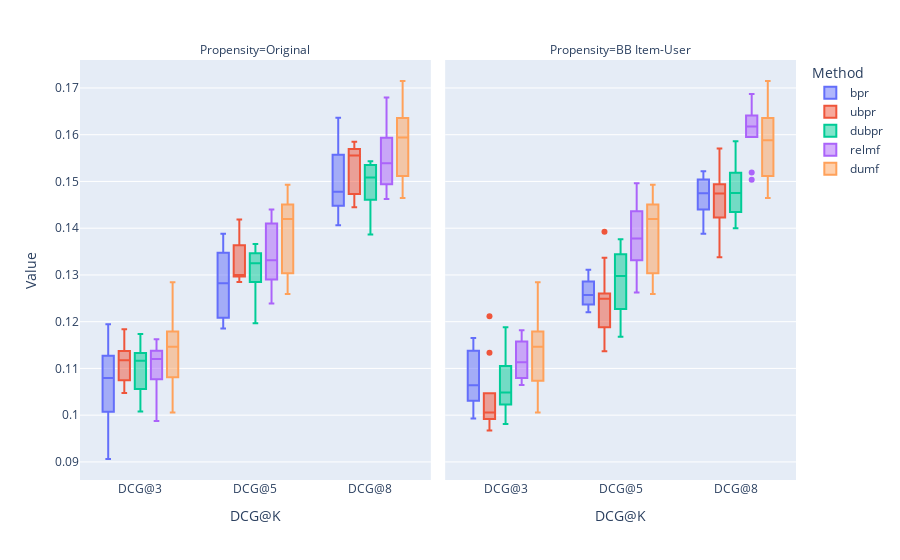

Notebook cell for this chart:
### Markdown cell above
### DCG@K

### Code cell
plot_metric(coat_df, 'DCG', methods=_methods, propensities=_propensities)

### Figure 1 — Plotly figure (JSON) as saved in the notebook; plotly's stock layout.template omitted (floating-point values rounded to 4 significant figures)
{"data": [{"alignmentgroup": "True", "hovertemplate": "Method=bpr<br>Propensity=Original<br>Metric@K=%{x}<br>Value=%{y}<extra></extra>", "legendgroup": "bpr", "marker": {"color": "#636efa"}, "name": "bpr", "notched": false, "offsetgroup": "bpr", "orientation": "v", "quartilemethod": "exclusive", "showlegend": true, "type": "box", "x": ["DCG@3", "DCG@3", "DCG@3", "DCG@3", "DCG@3", "DCG@3", "DCG@3", "DCG@3", "DCG@3", "DCG@3", "DCG@5", "DCG@5", "DCG@5", "DCG@5", "DCG@5", "DCG@5", "DCG@5", "DCG@5", "DCG@5", "DCG@5", "DCG@8", "DCG@8", "DCG@8", "DCG@8", "DCG@8", "DCG@8", "DCG@8", "DCG@8", "DCG@8", "DCG@8"], "x0": " ", "xaxis": "x", "y": [0.1088, 0.1194, 0.1003, 0.1127, 0.1157, 0.1007, 0.1071, 0.1089, 0.1032, 0.09062, 0.1323, 0.138, 0.1208, 0.1341, 0.1388, 0.1209, 0.1242, 0.1347, 0.1185, 0.1237, 0.1465, 0.1583, 0.148, 0.1557, 0.1636, 0.1476, 0.1448, 0.1503, 0.1436, 0.1406], "y0": " ", "yaxis": "y"}, {"alignmentgroup": "True", "hovertemplate": "Method=bpr<br>Propensity=BB Item-User<br>Metric@K=%{x}<br>Value=%{y}<extra></extra>", "legendgroup": "bpr", "marker": {"color": "#636efa"}, "name": "bpr", "notched": false, "offsetgroup": "bpr", "orientation": "v", "quartilemethod": "exclusive", "showlegend": false, "type": "box", "x": ["DCG@3", "DCG@3", "DCG@3", "DCG@3", "DCG@3", "DCG@3", "DCG@3", "DCG@3", "DCG@3", "DCG@3", "DCG@5", "DCG@5", "DCG@5", "DCG@5", "DCG@5", "DCG@5", "DCG@5", "DCG@5", "DCG@5", "DCG@5", "DCG@8", "DCG@8", "DCG@8", "DCG@8", "DCG@8", "DCG@8", "DCG@8", "DCG@8", "DCG@8", "DCG@8"], "x0": " ", "xaxis": "x2", "y": [0.1138, 0.104, 0.1162, 0.1083, 0.1011, 0.1031, 0.09931, 0.1046, 0.1099, 0.1165, 0.1243, 0.1237, 0.1292, 0.1244, 0.1234, 0.122, 0.127, 0.1286, 0.1285, 0.1311, 0.1443, 0.1476, 0.1504, 0.1477, 0.1388, 0.1403, 0.144, 0.1473, 0.1522, 0.1518], "y0": " ", "yaxis": "y2"}, {"alignmentgroup": "True", "hovertemplate": "Method=ubpr<br>Propensity=Original<br>Metric@K=%{x}<br>Value=%{y}<extra></extra>", "legendgroup": "ubpr", "marker": {"color": "#EF553B"}, "name": "ubpr", "notched": false, "offsetgroup": "ubpr", "orientation": "v", "quartilemethod": "exclusive", "showlegend": true, "type": "box", "x": ["DCG@3", "DCG@3", "DCG@3", "DCG@3", "DCG@3", "DCG@3", "DCG@3", "DCG@3", "DCG@3", "DCG@3", "DCG@5", "DCG@5", "DCG@5", "DCG@5", "DCG@5", "DCG@5", "DCG@5", "DCG@5", "DCG@5", "DCG@5", "DCG@8", "DCG@8", "DCG@8", "DCG@8", "DCG@8", "DCG@8", "DCG@8", "DCG@8", "DCG@8", "DCG@8"], "x0": " ", "xaxis": "x", "y": [0.1059, 0.1077, 0.1176, 0.1075, 0.113, 0.1184, 0.1048, 0.1107, 0.1128, 0.1137, 0.1285, 0.1399, 0.1364, 0.1297, 0.13, 0.1419, 0.1298, 0.1345, 0.13, 0.1291, 0.1466, 0.1557, 0.1558, 0.1585, 0.1554, 0.1569, 0.1473, 0.1581, 0.1486, 0.1445], "y0": " ", "yaxis": "y"}, {"alignmentgroup": "True", "hovertemplate": "Method=ubpr<br>Propensity=BB Item-User<br>Metric@K=%{x}<br>Value=%{y}<extra></extra>", "legendgroup": "ubpr", "marker": {"color": "#EF553B"}, "name": "ubpr", "notched": false, "offsetgroup": "ubpr", "orientation": "v", "quartilemethod": "exclusive", "showlegend": false, "type": "box", "x": ["DCG@3", "DCG@3", "DCG@3", "DCG@3", "DCG@3", "DCG@3", "DCG@3", "DCG@3", "DCG@3", "DCG@3", "DCG@5", "DCG@5", "DCG@5", "DCG@5", "DCG@5", "DCG@5", "DCG@5", "DCG@5", "DCG@5", "DCG@5", "DCG@8", "DCG@8", "DCG@8", "DCG@8", "DCG@8", "DCG@8", "DCG@8", "DCG@8", "DCG@8", "DCG@8"], "x0": " ", "xaxis": "x2", "y": [0.1022, 0.1047, 0.09669, 0.09917, 0.09893, 0.0994, 0.09971, 0.1014, 0.1211, 0.1133, 0.126, 0.1255, 0.1188, 0.1258, 0.118, 0.1137, 0.1193, 0.1242, 0.1393, 0.1337, 0.1486, 0.1489, 0.1428, 0.1463, 0.1383, 0.1338, 0.1423, 0.1494, 0.1571, 0.1538], "y0": " ", "yaxis": "y2"}, {"alignmentgroup": "True", "hovertemplate": "Method=dubpr<br>Propensity=Original<br>Metric@K=%{x}<br>Value=%{y}<extra></extra>", "legendgroup": "dubpr", "marker": {"color": "#00cc96"}, "name": "dubpr", "notched": false, "offsetgroup": "dubpr", "orientation": "v", "quartilemethod": "exclusive", "showlegend": true, "type": "box", "x": ["DCG@3", "DCG@3", "DCG@3", "DCG@3", "DCG@3", "DCG@3", "DCG@3", "DCG@3", "DCG@3", "DCG@3", "DCG@5", "DCG@5", "DCG@5", "DCG@5", "DCG@5", "DCG@5", "DCG@5", "DCG@5", "DCG@5", "DCG@5", "DCG@8", "DCG@8", "DCG@8", "DCG@8", "DCG@8", "DCG@8", "DCG@8", "DCG@8", "DCG@8", "DCG@8"], "x0": " ", "xaxis": "x", "y": [0.1008, 0.1113, 0.1174, 0.1121, 0.117, 0.1018, 0.1124, 0.1133, 0.1056, 0.1059, 0.1197, 0.131, 0.1363, 0.1346, 0.1366, 0.1227, 0.1345, 0.1333, 0.1317, 0.1285, 0.1387, 0.1461, 0.1535, 0.1526, 0.1525, 0.1428, 0.1543, 0.1538, 0.1467, 0.1492], "y0": " ", "yaxis": "y"}, {"alignmentgroup": "True", "hovertemplate": "Method=dubpr<br>Propensity=BB Item-User<br>Metric@K=%{x}<br>Value=%{y}<extra></extra>", "legendgroup": "dubpr", "marker": {"color": "#00cc96"}, "name": "dubpr", "notched": false, "offsetgroup": "dubpr", "orientation": "v", "quartilemethod": "exclusive", "showlegend": false, "type": "box", "x": ["DCG@3", "DCG@3", "DCG@3", "DCG@3", "DCG@3", "DCG@3", "DCG@3", "DCG@3", "DCG@3", "DCG@3", "DCG@5", "DCG@5", "DCG@5", "DCG@5", "DCG@5", "DCG@5", "DCG@5", "DCG@5", "DCG@5", "DCG@5", "DCG@8", "DCG@8", "DCG@8", "DCG@8", "DCG@8", "DCG@8", "DCG@8", "DCG@8", "DCG@8", "DCG@8"], "x0": " ", "xaxis": "x2", "y": [0.1039, 0.1105, 0.1041, 0.1162, 0.09813, 0.09951, 0.1188, 0.1055, 0.1023, 0.11, 0.1272, 0.1377, 0.1231, 0.1344, 0.1227, 0.1167, 0.1352, 0.1323, 0.1168, 0.1324, 0.1475, 0.1586, 0.1411, 0.1575, 0.14, 0.1456, 0.1476, 0.1498, 0.1435, 0.1519], "y0": " ", "yaxis": "y2"}, {"alignmentgroup": "True", "hovertemplate": "Method=relmf<br>Propensity=Original<br>Metric@K=%{x}<br>Value=%{y}<extra></extra>", "legendgroup": "relmf", "marker": {"color": "#ab63fa"}, "name": "relmf", "notched": false, "offsetgroup": "relmf", "orientation": "v", "quartilemethod": "exclusive", "showlegend": true, "type": "box", "x": ["DCG@3", "DCG@3", "DCG@3", "DCG@3", "DCG@3", "DCG@3", "DCG@3", "DCG@3", "DCG@3", "DCG@3", "DCG@5", "DCG@5", "DCG@5", "DCG@5", "DCG@5", "DCG@5", "DCG@5", "DCG@5", "DCG@5", "DCG@5", "DCG@8", "DCG@8", "DCG@8", "DCG@8", "DCG@8", "DCG@8", "DCG@8", "DCG@8", "DCG@8", "DCG@8"], "x0": " ", "xaxis": "x", "y": [0.1163, 0.1126, 0.1036, 0.1148, 0.1114, 0.1137, 0.1077, 0.09873, 0.1138, 0.1096, 0.1421, 0.1297, 0.1273, 0.1393, 0.1362, 0.144, 0.1301, 0.1239, 0.141, 0.129, 0.168, 0.1494, 0.1463, 0.1578, 0.1561, 0.1594, 0.1517, 0.151, 0.1593, 0.1472], "y0": " ", "yaxis": "y"}, {"alignmentgroup": "True", "hovertemplate": "Method=relmf<br>Propensity=BB Item-User<br>Metric@K=%{x}<br>Value=%{y}<extra></extra>", "legendgroup": "relmf", "marker": {"color": "#ab63fa"}, "name": "relmf", "notched": false, "offsetgroup": "relmf", "orientation": "v", "quartilemethod": "exclusive", "showlegend": false, "type": "box", "x": ["DCG@3", "DCG@3", "DCG@3", "DCG@3", "DCG@3", "DCG@3", "DCG@3", "DCG@3", "DCG@3", "DCG@3", "DCG@5", "DCG@5", "DCG@5", "DCG@5", "DCG@5", "DCG@5", "DCG@5", "DCG@5", "DCG@5", "DCG@5", "DCG@8", "DCG@8", "DCG@8", "DCG@8", "DCG@8", "DCG@8", "DCG@8", "DCG@8", "DCG@8", "DCG@8"], "x0": " ", "xaxis": "x2", "y": [0.1117, 0.1064, 0.1077, 0.1158, 0.1104, 0.1182, 0.1127, 0.1109, 0.118, 0.1079, 0.1436, 0.1312, 0.1354, 0.1457, 0.1332, 0.1496, 0.1401, 0.1332, 0.143, 0.1262, 0.1687, 0.1504, 0.1595, 0.1641, 0.1615, 0.1651, 0.1628, 0.1595, 0.1619, 0.1519], "y0": " ", "yaxis": "y2"}, {"alignmentgroup": "True", "hovertemplate": "Method=dumf<br>Propensity=Original<br>Metric@K=%{x}<br>Value=%{y}<extra></extra>", "legendgroup": "dumf", "marker": {"color": "#FFA15A"}, "name": "dumf", "notched": false, "offsetgroup": "dumf", "orientation": "v", "quartilemethod": "exclusive", "showlegend": true, "type": "box", "x": ["DCG@3", "DCG@3", "DCG@3", "DCG@3", "DCG@3", "DCG@3", "DCG@3", "DCG@3", "DCG@3", "DCG@3", "DCG@5", "DCG@5", "DCG@5", "DCG@5", "DCG@5", "DCG@5", "DCG@5", "DCG@5", "DCG@5", "DCG@5", "DCG@8", "DCG@8", "DCG@8", "DCG@8", "DCG@8", "DCG@8", "DCG@8", "DCG@8", "DCG@8", "DCG@8"], "x0": " ", "xaxis": "x", "y": [0.1142, 0.1081, 0.1032, 0.1107, 0.1151, 0.1196, 0.1006, 0.1179, 0.1284, 0.1158, 0.1405, 0.127, 0.1304, 0.1434, 0.1438, 0.1451, 0.1259, 0.1457, 0.1493, 0.1308, 0.1636, 0.1506, 0.1512, 0.1605, 0.1583, 0.1621, 0.1464, 0.1662, 0.1715, 0.1546], "y0": " ", "yaxis": "y"}, {"alignmentgroup": "True", "hovertemplate": "Method=dumf<br>Propensity=BB Item-User<br>Metric@K=%{x}<br>Value=%{y}<extra></extra>", "legendgroup": "dumf", "marker": {"color": "#FFA15A"}, "name": "dumf", "notched": false, "offsetgroup": "dumf", "orientation": "v", "quartilemethod": "exclusive", "showlegend": false, "type": "box", "x": ["DCG@3", "DCG@3", "DCG@3", "DCG@3", "DCG@3", "DCG@3", "DCG@3", "DCG@3", "DCG@3", "DCG@3", "DCG@5", "DCG@5", "DCG@5", "DCG@5", "DCG@5", "DCG@5", "DCG@5", "DCG@5", "DCG@5", "DCG@5", "DCG@8", "DCG@8", "DCG@8", "DCG@8", "DCG@8", "DCG@8", "DCG@8", "DCG@8", "DCG@8", "DCG@8"], "x0": " ", "xaxis": "x2", "y": [0.1142, 0.1074, 0.1032, 0.1107, 0.1151, 0.1196, 0.1006, 0.1179, 0.1284, 0.1158, 0.1405, 0.1268, 0.1304, 0.1434, 0.1438, 0.1451, 0.1259, 0.1457, 0.1493, 0.1308, 0.1636, 0.1504, 0.1512, 0.1594, 0.1583, 0.1621, 0.1464, 0.1662, 0.1715, 0.1546], "y0": " ", "yaxis": "y2"}], "layout": {"annotations": [{"font": {}, "showarrow": false, "text": "Propensity=Original", "x": 0.245, "xanchor": "center", "xref": "paper", "y": 1, "yanchor": "bottom", "yref": "paper"}, {"font": {}, "showarrow": false, "text": "Propensity=BB Item-User", "x": 0.755, "xanchor": "center", "xref": "paper", "y": 1, "yanchor": "bottom", "yref": "paper"}], "boxmode": "group", "legend": {"title": {"text": "Method"}, "tracegroupgap": 0}, "margin": {"t": 60}, "xaxis": {"anchor": "y", "domain": [0, 0.49], "title": {"text": "DCG@K"}}, "xaxis2": {"anchor": "y2", "domain": [0.51, 1], "matches": "x", "title": {"text": "DCG@K"}}, "yaxis": {"anchor": "x", "domain": [0, 1], "title": {"text": "Value"}}, "yaxis2": {"anchor": "x2", "domain": [0, 1], "matches": "y", "showticklabels": false}}}
